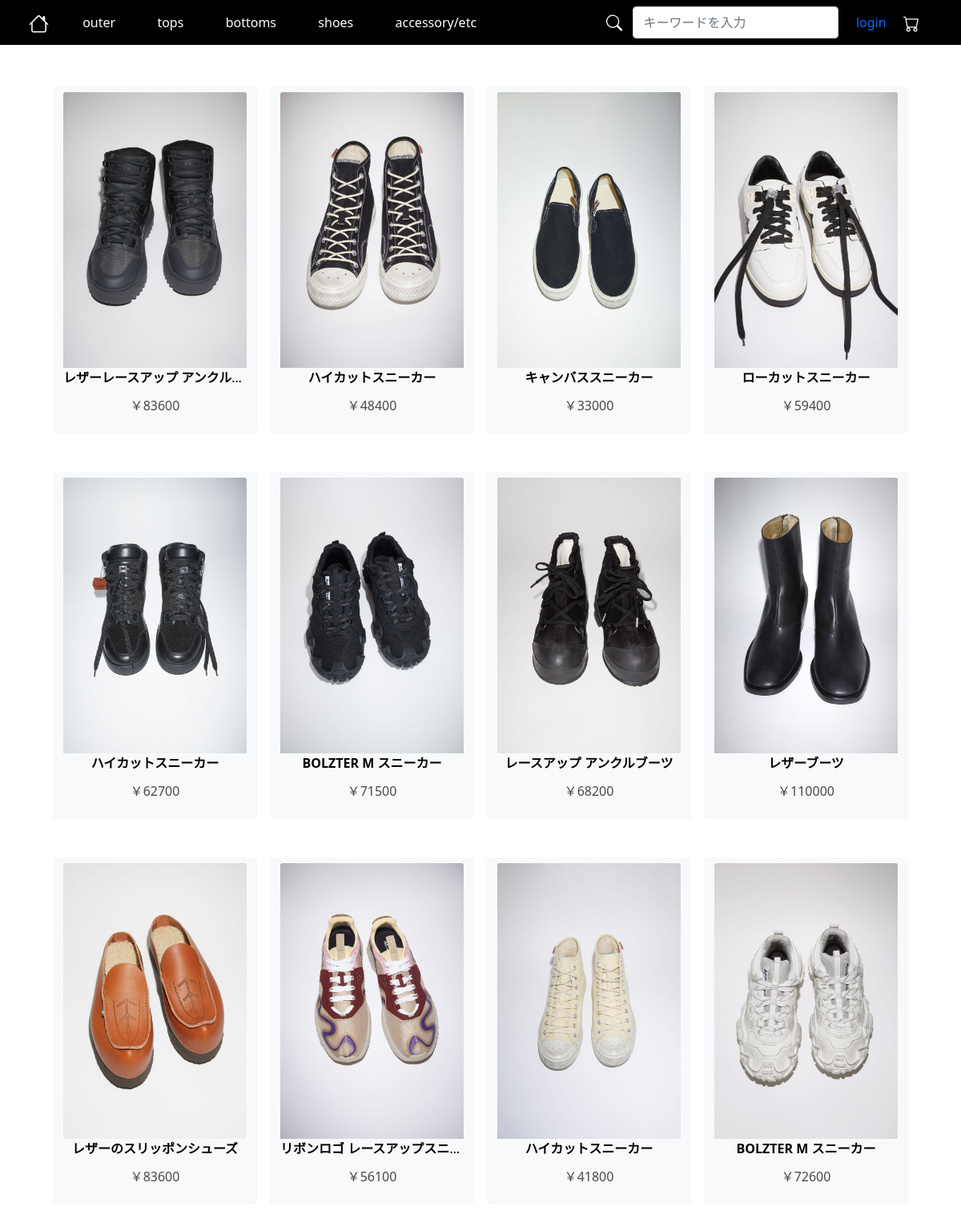
Page /ecsite/view/Shoes.php on the committed database.
### tables this page shows
CREATE TABLE `goods` (
  `goods_id` int(11) NOT NULL,
  `goods_name` varchar(100) NOT NULL,
  `goods_tag` varchar(20) NOT NULL,
  `goods_price` int(11) NOT NULL,
  `goods_flg` tinyint(1) NOT NULL,
  `goods_imgurl1` varchar(100) NOT NULL,
  `goods_imgurl2` varchar(100) NOT NULL,
  `goods_imgurl3` varchar(100) NOT NULL,
  `goods_imgurl4` varchar(100) NOT NULL,
  `goods_detail` mediumtext NOT NULL,
  `goods_createdate` date NOT NULL,
  `goods_changedate` date DEFAULT NULL
);

### ecsite/model/DBManagermst.php (called while the page is built, shortened)
<?php
class DBManagermst
{
    public function dbConnect()
    {
        $pdo = new PDO('mysql:host=localhost; dbname=webdb; charset=utf8', 'webuser', 'abccsd2');
        return $pdo;
    }
    public function showGoodsByTag($tag)
    {
        $pdo = $this->dbConnect();
        $sql = "SELECT * FROM goods WHERE goods_tag=?;";
        $ps = $pdo->prepare($sql);
        $ps->bindValue(1, $tag, PDO::PARAM_STR);
        $ps->execute();
        $selectdata = $ps->fetchAll();
        if (count($selectdata) == 0) {
            throw new BadMethodCallException("只今エラー中、商品表示できません");
        } else {
            return $selectdata;
        }
    }
}
?>

### ecsite/view/Shoes.php (the view, shortened to what this page needs)
<?php
require '../model/DBManagermst.php';
$dbmng = new DBManagermst();
?>
<!DOCTYPE html>
<html>
<head>
    <link rel="stylesheet" href="https://cdn.jsdelivr.net/npm/bootstrap@5.1.3/dist/css/bootstrap.min.css">
    <link rel="stylesheet" href="https://cdn.jsdelivr.net/npm/bootstrap-icons@1.8.2/font/bootstrap-icons.css">
    <link rel="stylesheet" href="../public/css/style.css">
</head>
<body background="../public/img_site/topimage.jpg">
<?php if (isset($_SESSION['userido'])) : ?>
    <?php include_once '../controller/NavbarLogin.php' ?>
  <?php else : ?>
    <?php include_once '../controller/Navbar.php' ?>
  <?php endif; ?>
<div class="container">
    <div class="row">
      <div class="col-md-12">
        <div>
          <div name="maindiv" class="container">
            <div class="row  gy-5 gx-3 mt-1 mb-5">
            <?php
              try {
                $result = $dbmng->showGoodsByTag('Shoes');
                foreach ($result as $row) {
                  echo '<div class="col-6 col-md-3">';
                  echo '<div style="width:100%; border-style:none;">';
                  if ($row['goods_flg'] == 1) {
                    echo '<a href="Detail.php?idgoods=' . $row['goods_id'] . '" class="img">';
                  } else {
                    echo '<a class="img">';
                  }
                  echo '<button type="button" class="btn btn-light">';
                  echo '<img src="' . $row['goods_imgurl1'] . '" class="card-img-top"  style="border:none"><br>';
                  echo '<div>';
                  echo '<div class="goodsNa" style="margin:auto;"><b>' . $row['goods_name'] . '</b></div>';
                  if ($row['goods_flg'] == 1) {
                    echo '<p style="color:#4e454a; padding-top:5%;">￥' . $row['goods_price'] . '</p>';
                  } else {
                    echo '<p style="color:red; padding-top:5%;">SOLD OUT</p>';
                  }
                  echo '</div>';
                  echo '</button>';
                  echo '</a>';
                  echo '</div>';
                  echo '</div>';
                }
              } catch (error $err) {
                echo '<font color="white"><h4 style="position:relative;left:2%;padding-top: 1%;">エラーです</h4></font>';
              }
              ?>
            </div>
          </div>
        </div>
      </div>
    </div>
  </div>
  </body>
</html>

### ecsite/public/css/style.css (style rules this page uses)
.goodsNa { height: 100%; margin-left: auto; margin-right: auto; letter-spacing: -100%; text-overflow: ellipsis; white-space: nowrap; overflow: hidden; }
.btn { max-width: 100%; max-height: 100%; }

### ecsite/view/Shoes.php (style rules this page uses)
.goodsNa { height: 100%; margin-left: auto; margin-right: auto; letter-spacing: -100%; text-overflow: ellipsis; white-space: nowrap; overflow: hidden; }
.btn { max-width: 100%; max-height: 100%; }

### rows in the picture
goods: goods_imgurl1 (picture), goods_name "レザーレースアップ アンクル…", goods_price "83600"
goods: goods_imgurl1 (picture), goods_name "ハイカットスニーカー", goods_price "48400"
goods: goods_imgurl1 (picture), goods_name "キャンバススニーカー", goods_price "33000"
goods: goods_imgurl1 (picture), goods_name "ローカットスニーカー", goods_price "59400"
goods: goods_imgurl1 (picture), goods_name "ハイカットスニーカー", goods_price "62700"
goods: goods_imgurl1 (picture), goods_name "BOLZTER M スニーカー", goods_price "71500"
goods: goods_imgurl1 (picture), goods_name "レースアップ アンクルブーツ", goods_price "68200"
goods: goods_imgurl1 (picture), goods_name "レザーブーツ", goods_price "110000"
goods: goods_imgurl1 (picture), goods_name "レザーのスリッポンシューズ", goods_price "83600"
goods: goods_imgurl1 (picture), goods_name "リボンロゴ レースアップスニ…", goods_price "56100"
goods: goods_imgurl1 (picture), goods_name "ハイカットスニーカー", goods_price "41800"
goods: goods_imgurl1 (picture), goods_name "BOLZTER M スニーカー", goods_price "72600"
